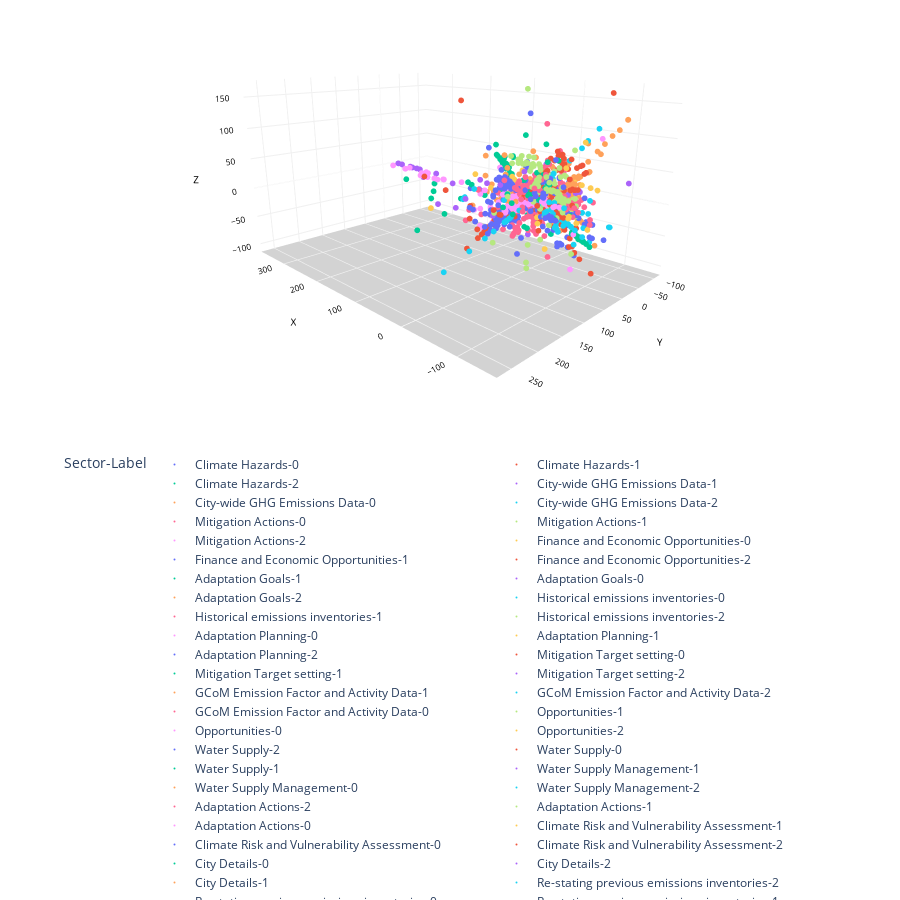

The code cell stored with this chart in its notebook:
### Code cell
# Create a 3D scatter plot
fig = px.scatter_3d(df, 
                    x = 'X',
                    y = 'Y',
                    z = 'Z',
                    color='Sector-Label',
                    height=900, width=900
                   )

# Update chart looks
fig.update_layout(#title_text="Scatter 3D Plot",
                  showlegend=True,
                  legend=dict(orientation="h", y=0, xanchor="center", x=0.5, traceorder="normal"),
                  scene_camera=dict(up=dict(x=0, y=0, z=1), 
                                        center=dict(x=0, y=0, z=-0.2),
                                        eye=dict(x=-1.5, y=1.5, z=0.5)),
                                        margin=dict(l=0, r=0, b=0, t=0),
                  scene = dict(xaxis=dict(backgroundcolor='white',
                                          color='black',
                                          gridcolor='#f0f0f0',
                                          title_font=dict(size=10),
                                          tickfont=dict(size=10),
                                         ),
                               yaxis=dict(backgroundcolor='white',
                                          color='black',
                                          gridcolor='#f0f0f0',
                                          title_font=dict(size=10),
                                          tickfont=dict(size=10),
                                          ),
                               zaxis=dict(backgroundcolor='lightgrey',
                                          color='black', 
                                          gridcolor='#f0f0f0',
                                          title_font=dict(size=10),
                                          tickfont=dict(size=10),
                                         )))
# Update marker size
fig.update_traces(marker=dict(size=2))

fig.show()
